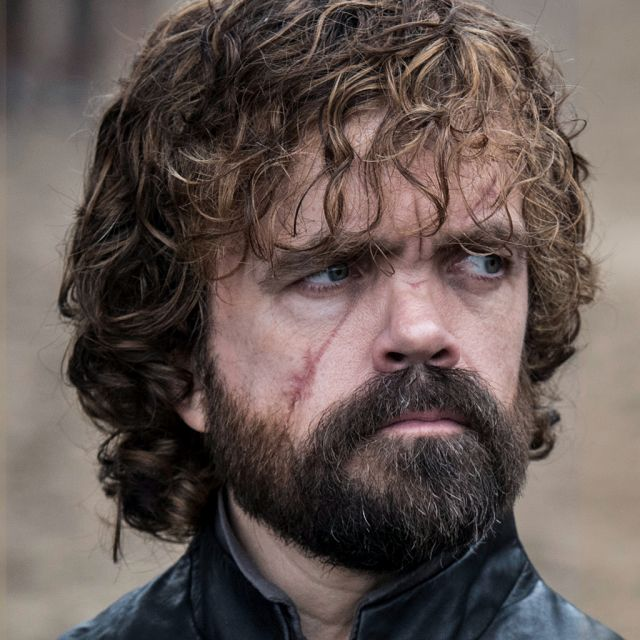
#> input picture python/images/tyrion-lannister/1.jpg, 640 x 640 px
$ python face_from_image.py
#> lines starting #> are read from the running program, lines starting #| are printed output that depends on the picture
#!/usr/bin/env python3
# -*- coding: utf-8 -*-
"""
Created on Fri Apr 26 14:31:30 2019

@author: rat
"""

import numpy as np
import cv2

face_cascade = cv2.CascadeClassifier('xml/haarcascade_frontalface_alt2.xml')

img = cv2.imread('images/tyrion-lannister/1.jpg')
#> img is the input picture: shape (640, 640, 3); mean B, G, R 82.5, 86.6, 99.5
gray = cv2.cvtColor(img, cv2.COLOR_BGR2GRAY)
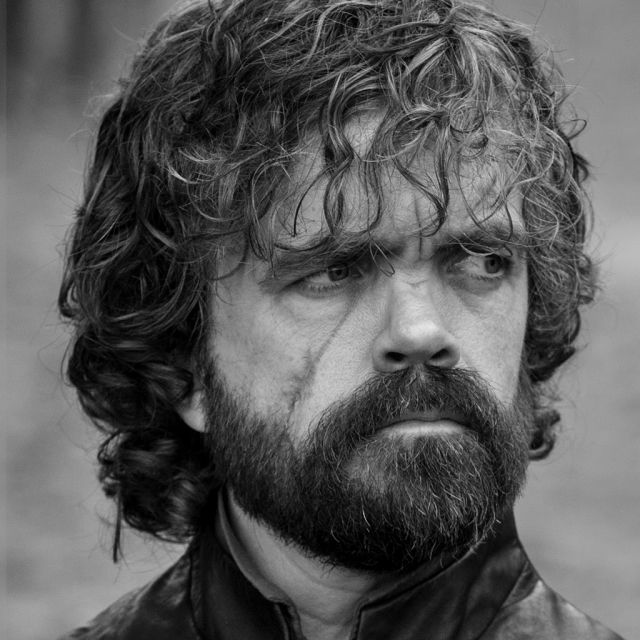
#> gray: shape (640, 640); min 0, max 231, mean 90

faces = face_cascade.detectMultiScale(gray, 1.3, 5)
#> faces = ()
for (x,y,w,h) in faces:
    img = cv2.rectangle(img,(x,y),(x+w,y+h),(255,0,0),2)
    roi_gray = gray[y:y+h, x:x+w]
    roi_color = img[y:y+h, x:x+w]
#> this loop made 0 passes

cv2.imshow('img',img)
cv2.waitKey(0)
cv2.destroyAllWindows()

$ run again, with python/images/tyrion-lannister/3.jpg copied over python/images/tyrion-lannister/1.jpg
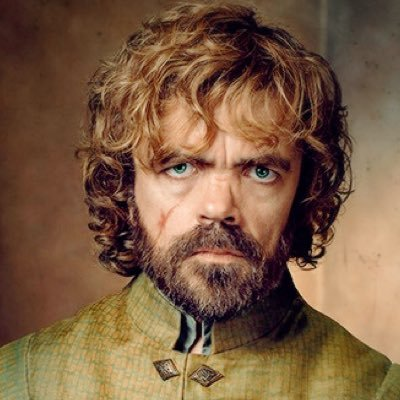
#> input picture python/images/tyrion-lannister/3.jpg, 400 x 400 px
#> img is the input picture: shape (400, 400, 3); mean B, G, R 66.3, 92, 123
#> `gray = cv2.cvtColor(img, cv2.COLOR_BGR2GRAY)`:
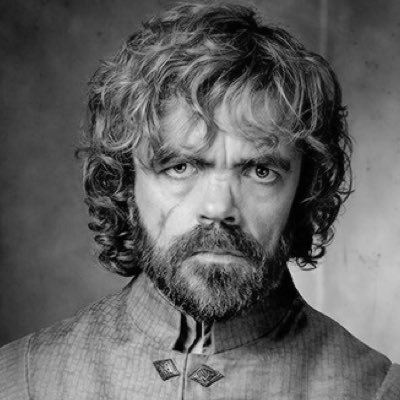
#> gray: shape (400, 400); min 0, max 239, mean 98.4
#> faces = ()

$ run again, with python/images/tyrion-lannister/4.jpg copied over python/images/tyrion-lannister/1.jpg
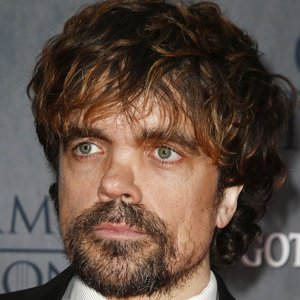
#> input picture python/images/tyrion-lannister/4.jpg, 300 x 300 px
#> img is the input picture: shape (300, 300, 3); mean B, G, R 67.7, 77.3, 94.5
#> `gray = cv2.cvtColor(img, cv2.COLOR_BGR2GRAY)`:
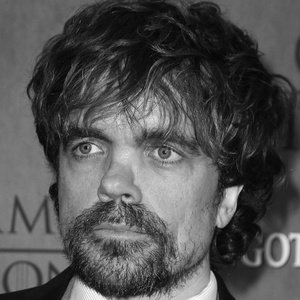
#> gray: shape (300, 300); min 1, max 254, mean 81.4
#> faces = ()

$ run again, with python/images/tyrion-lannister/2.png saved as python/images/tyrion-lannister/1.jpg
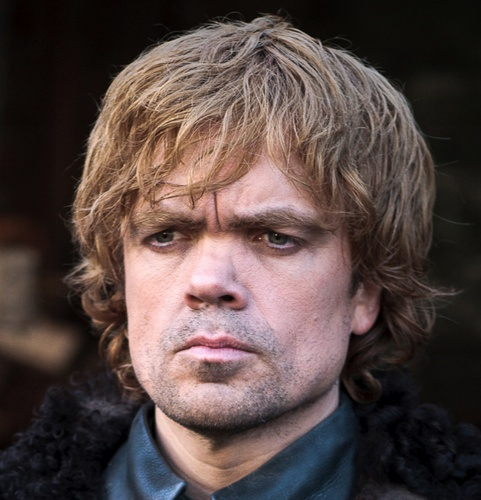
#> input picture python/images/tyrion-lannister/2.png, 481 x 500 px
#> img is the input picture: shape (500, 481, 3); mean B, G, R 67.4, 70.6, 86.1
#> `gray = cv2.cvtColor(img, cv2.COLOR_BGR2GRAY)`:
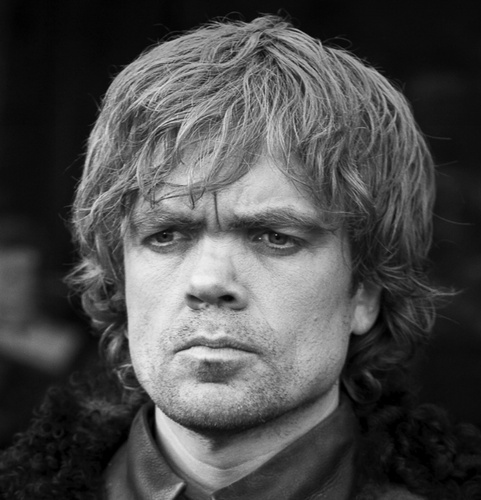
#> gray: shape (500, 481); min 0, max 246, mean 74.9
#> faces = [[86, 134, 263, 263]]
#> the loop `for (x,y,w,h) in faces:` made 1 pass
#> pass 1, `roi_color = img[y:y+h, x:x+w]`:
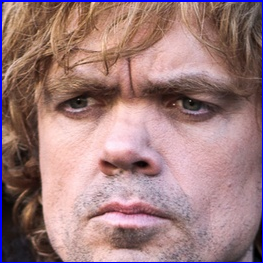
#> roi_color: shape (263, 263, 3); mean B, G, R 124.7, 124.1, 158.5
